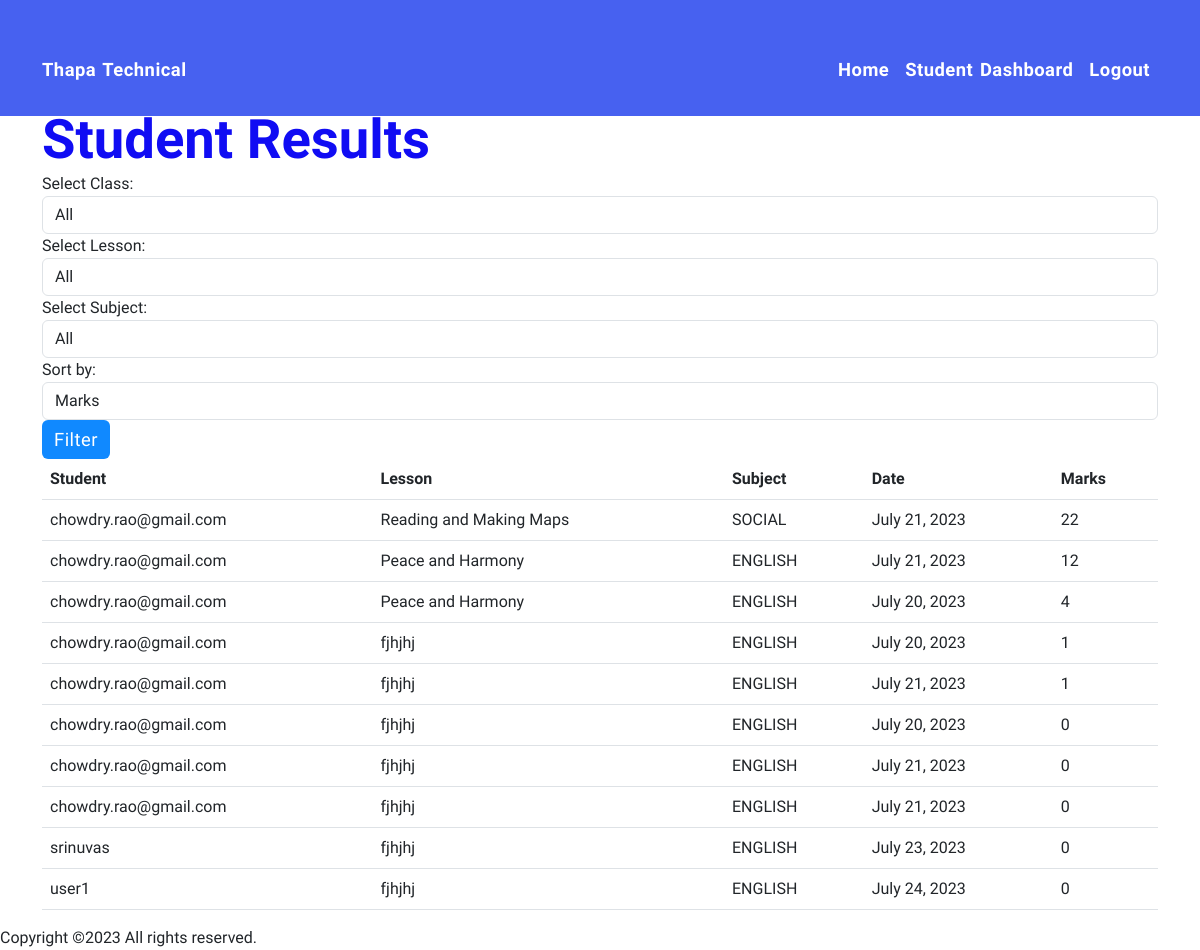
The page /teachers/results/ (signed in) on the database its author committed.
### mocktest/models.py (models this page shows, shortened)
class TestResult(models.Model):
    bhu = models.ForeignKey(UserDetail, on_delete=models.CASCADE, null=True)
    slesson = models.ForeignKey(Slesson, on_delete=models.CASCADE, null=True)
    result = models.TextField(null=True)
    date1 = models.DateField(auto_now_add=True)
    marks = models.IntegerField(null=True)

class UserDetail(models.Model):
    user = models.ForeignKey(User, on_delete=models.CASCADE, null=True)
    studentname = models.CharField(max_length=30, null=True)
    schoolname = models.CharField(max_length=30, null=True)
    mandalname = models.CharField(max_length=10, null=True)
    distname = models.CharField(max_length=100, null=True)

class Slesson(models.Model):
    slesson = models.CharField(max_length=124)
    sclass = models.ForeignKey(Sclass, on_delete=models.CASCADE, default=None)
    subject = models.ForeignKey(Subject, on_delete=models.CASCADE, default=None)
    chapter = models.ForeignKey(Chapter, on_delete=models.CASCADE, default=None)

class Subject(models.Model):
    SUB_CHOICES = (
        ("-SELECT-", "-SELECT-"),
        ("TELUGU", "TELUGU"),
        ("HINDI", "HINDI"),
        ("ENGLISH", "ENGLISH"),
        ("MATHS", "MATHS"),
        ("PHYSCI", "PHYSCI"),
        ("BIOSCI", "BIOSCI"),
        ("SOCIAL", "SOCIAL"),
    )
    sclass = models.ForeignKey(Sclass, on_delete=models.CASCADE, default=None)
    sname = models.CharField(max_length=40, choices=SUB_CHOICES, default='TELUGU')

### teachers/views.py (the view)
# urls.py: path('results/', views.view_student_results, name='view_student_results'),
@login_required
def view_student_results(request):
    slesson_id = request.GET.get('slesson_id')
    subject_id = request.GET.get('subject_id')
    sclass_id = request.GET.get('sclass_id')
    sort_by = request.GET.get('sort_by', 'marks')  # Default sort by marks
    test_results = TestResult.objects.all()  # Get all test results
    if slesson_id:
        test_results = test_results.filter(slesson_id=slesson_id)
    if subject_id:
        test_results = test_results.filter(slesson__subject_id=subject_id)
    if sclass_id:
        test_results = test_results.filter(slesson__sclass_id=sclass_id)
    if sort_by == 'marks':
        test_results = test_results.order_by('-marks')  # Sort by descending marks
    context = {
        'test_results': test_results,
        'slessons': Slesson.objects.all(),
        'subjects': Subject.objects.all(),
        'sclasses': Sclass.objects.all(),
        'selected_slesson': int(slesson_id) if slesson_id else None,
        'selected_subject': int(subject_id) if subject_id else None,
        'selected_sclass': int(sclass_id) if sclass_id else None,
        'sort_by': sort_by
    }
    return render(request, 'view_student_results.html', context)

### teachers/templates/view_student_results.html (shortened to what this page needs)
{% extends 'base.html' %}
{% block content %}
  <h2>Student Results </h2>
  <form method="get">
    <div class="form-group">
      <label for="sclass">Select Class:</label>
      <select name="sclass_id" class="form-control" id="sclass">
        <option value="">All</option>
      </select>
    </div>
    <div class="form-group">
      <label for="slesson">Select Lesson:</label>
      <select name="slesson_id" class="form-control" id="slesson">
        <option value="">All</option>
      </select>
    </div>
    <div class="form-group">
      <label for="subject">Select Subject:</label>
      <select name="subject_id" class="form-control" id="subject">
        <option value="">All</option>
      </select>
    </div>
    <div class="form-group">
      <label for="sort_by">Sort by:</label>
      <select name="sort_by" class="form-control" id="sort_by">
        <option value="marks" {% if sort_by == 'marks' %}selected{% endif %}>Marks</option>
      </select>
    </div>
    <button type="submit" class="btn btn-primary">Filter</button>
  </form>
  <table class="table">
    <thead>
      <tr>
        <th>Student</th>
        <th>Lesson</th>
        <th>Subject</th>
        <th>Date</th>
        <th>Marks</th>
      </tr>
    </thead>
    <tbody>
      {% for test_result in test_results %}
      <tr>
        <td>{{ test_result.bhu.user.username }}</td>
        <td>{{ test_result.slesson.slesson }}</td>
        <td>{{ test_result.slesson.subject.sname }}</td>
        <td>{{ test_result.date1 }}</td>
        <td>{{ test_result.marks }}</td>
      </tr>
      {% empty %}
      <tr>
        <td colspan="5">No results found.</td>
      </tr>
      {% endfor %}
    </tbody>
  </table>
{% endblock %}

### static/css/style.css (style rules this page uses)
* { margin: 0; padding: 0; box-sizing: border-box; font-family: "Urbanist", sans-serif; }
:root { --bs-dark-color: rgb(16, 12, 243); --bs-dark-primary:#4761f0; --bs-main-color:#fff; --bs-primary-color:#c6c6c6; --secondary-color: #29a9fd; --bs-supporting-color: #C850C0; }
h1, h2,h3,h4,h5 { font-family: 'Lexend Deca', sans-serif; color: var( --bs-dark-color); }
h2 { line-height: 3rem; font-weight: 600; font-size: 3.4rem; }
.btn-primary { background: #1089ff; border: none; outline: none; }
button, a { font-size: 1.15rem!important; letter-spacing: 0.03rem; word-spacing: .1rem; }

### rows shown on the page
TestResult: bhu.user.username "chowdry.rao@gmail.com", slesson.slesson "Reading and Making Maps", slesson.subject.sname "SOCIAL", date1 "July 21, 2023", marks "22"
TestResult: bhu.user.username "chowdry.rao@gmail.com", slesson.slesson "Peace and Harmony", slesson.subject.sname "ENGLISH", date1 "July 21, 2023", marks "12"
TestResult: bhu.user.username "chowdry.rao@gmail.com", slesson.slesson "Peace and Harmony", slesson.subject.sname "ENGLISH", date1 "July 20, 2023", marks "4"
TestResult: bhu.user.username "chowdry.rao@gmail.com", slesson.slesson "fjhjhj", slesson.subject.sname "ENGLISH", date1 "July 20, 2023", marks "1"
TestResult: bhu.user.username "chowdry.rao@gmail.com", slesson.slesson "fjhjhj", slesson.subject.sname "ENGLISH", date1 "July 21, 2023", marks "1"
TestResult: bhu.user.username "chowdry.rao@gmail.com", slesson.slesson "fjhjhj", slesson.subject.sname "ENGLISH", date1 "July 20, 2023", marks "0"
TestResult: bhu.user.username "chowdry.rao@gmail.com", slesson.slesson "fjhjhj", slesson.subject.sname "ENGLISH", date1 "July 21, 2023", marks "0"
TestResult: bhu.user.username "chowdry.rao@gmail.com", slesson.slesson "fjhjhj", slesson.subject.sname "ENGLISH", date1 "July 21, 2023", marks "0"
TestResult: bhu.user.username "srinuvas", slesson.slesson "fjhjhj", slesson.subject.sname "ENGLISH", date1 "July 23, 2023", marks "0"
TestResult: bhu.user.username "user1", slesson.slesson "fjhjhj", slesson.subject.sname "ENGLISH", date1 "July 24, 2023", marks "0"
